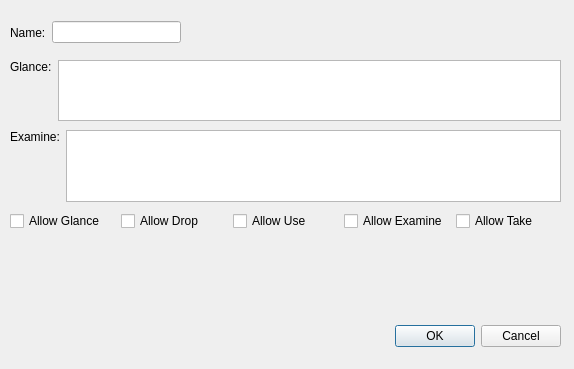
<?xml version="1.0" encoding="UTF-8"?>
<ui version="4.0">
 <class>addObjectDialog</class>
 <widget class="QDialog" name="addObjectDialog">
  <property name="geometry">
   <rect>
    <x>0</x>
    <y>0</y>
    <width>574</width>
    <height>369</height>
   </rect>
  </property>
  <property name="windowTitle">
   <string>Dialog</string>
  </property>
  <widget class="QDialogButtonBox" name="buttonBox">
   <property name="geometry">
    <rect>
     <x>220</x>
     <y>320</y>
     <width>341</width>
     <height>32</height>
    </rect>
   </property>
   <property name="orientation">
    <enum>Qt::Horizontal</enum>
   </property>
   <property name="standardButtons">
    <set>QDialogButtonBox::Cancel|QDialogButtonBox::Ok</set>
   </property>
  </widget>
  <widget class="QWidget" name="">
   <property name="geometry">
    <rect>
     <x>10</x>
     <y>20</y>
     <width>171</width>
     <height>25</height>
    </rect>
   </property>
   <layout class="QHBoxLayout" name="horizontalLayout">
    <item>
     <widget class="QLabel" name="nameLabel">
      <property name="text">
       <string>Name:</string>
      </property>
     </widget>
    </item>
    <item>
     <widget class="QLineEdit" name="nameEdit"/>
    </item>
   </layout>
  </widget>
  <widget class="QWidget" name="">
   <property name="geometry">
    <rect>
     <x>10</x>
     <y>210</y>
     <width>551</width>
     <height>23</height>
    </rect>
   </property>
   <layout class="QHBoxLayout" name="horizontalLayout_4">
    <item>
     <widget class="QCheckBox" name="allowGlance">
      <property name="text">
       <string>Allow Glance</string>
      </property>
     </widget>
    </item>
    <item>
     <widget class="QCheckBox" name="allowDrop">
      <property name="text">
       <string>Allow Drop</string>
      </property>
     </widget>
    </item>
    <item>
     <widget class="QCheckBox" name="allowUse">
      <property name="text">
       <string>Allow Use</string>
      </property>
     </widget>
    </item>
    <item>
     <widget class="QCheckBox" name="allowExamine">
      <property name="text">
       <string>Allow Examine</string>
      </property>
     </widget>
    </item>
    <item>
     <widget class="QCheckBox" name="allowTake">
      <property name="text">
       <string>Allow Take</string>
      </property>
     </widget>
    </item>
   </layout>
  </widget>
  <widget class="QWidget" name="">
   <property name="geometry">
    <rect>
     <x>10</x>
     <y>60</y>
     <width>551</width>
     <height>61</height>
    </rect>
   </property>
   <layout class="QHBoxLayout" name="horizontalLayout_2">
    <item>
     <layout class="QVBoxLayout" name="verticalLayout">
      <item>
       <widget class="QLabel" name="glanceLabel">
        <property name="text">
         <string>Glance:</string>
        </property>
       </widget>
      </item>
      <item>
       <spacer name="verticalSpacer">
        <property name="orientation">
         <enum>Qt::Vertical</enum>
        </property>
        <property name="sizeHint" stdset="0">
         <size>
          <width>20</width>
          <height>40</height>
         </size>
        </property>
       </spacer>
      </item>
     </layout>
    </item>
    <item>
     <widget class="QTextEdit" name="glanceEdit"/>
    </item>
   </layout>
  </widget>
  <widget class="QWidget" name="">
   <property name="geometry">
    <rect>
     <x>10</x>
     <y>130</y>
     <width>551</width>
     <height>72</height>
    </rect>
   </property>
   <layout class="QHBoxLayout" name="horizontalLayout_3">
    <item>
     <layout class="QVBoxLayout" name="verticalLayout_2">
      <item>
       <widget class="QLabel" name="examineLabel">
        <property name="text">
         <string>Examine:</string>
        </property>
       </widget>
      </item>
      <item>
       <spacer name="verticalSpacer_2">
        <property name="orientation">
         <enum>Qt::Vertical</enum>
        </property>
        <property name="sizeHint" stdset="0">
         <size>
          <width>20</width>
          <height>40</height>
         </size>
        </property>
       </spacer>
      </item>
     </layout>
    </item>
    <item>
     <widget class="QTextEdit" name="examineEdit"/>
    </item>
   </layout>
  </widget>
 </widget>
 <resources/>
 <connections>
  <connection>
   <sender>buttonBox</sender>
   <signal>accepted()</signal>
   <receiver>addObjectDialog</receiver>
   <slot>accept()</slot>
   <hints>
    <hint type="sourcelabel">
     <x>248</x>
     <y>254</y>
    </hint>
    <hint type="destinationlabel">
     <x>157</x>
     <y>274</y>
    </hint>
   </hints>
  </connection>
  <connection>
   <sender>buttonBox</sender>
   <signal>rejected()</signal>
   <receiver>addObjectDialog</receiver>
   <slot>reject()</slot>
   <hints>
    <hint type="sourcelabel">
     <x>316</x>
     <y>260</y>
    </hint>
    <hint type="destinationlabel">
     <x>286</x>
     <y>274</y>
    </hint>
   </hints>
  </connection>
 </connections>
</ui>
